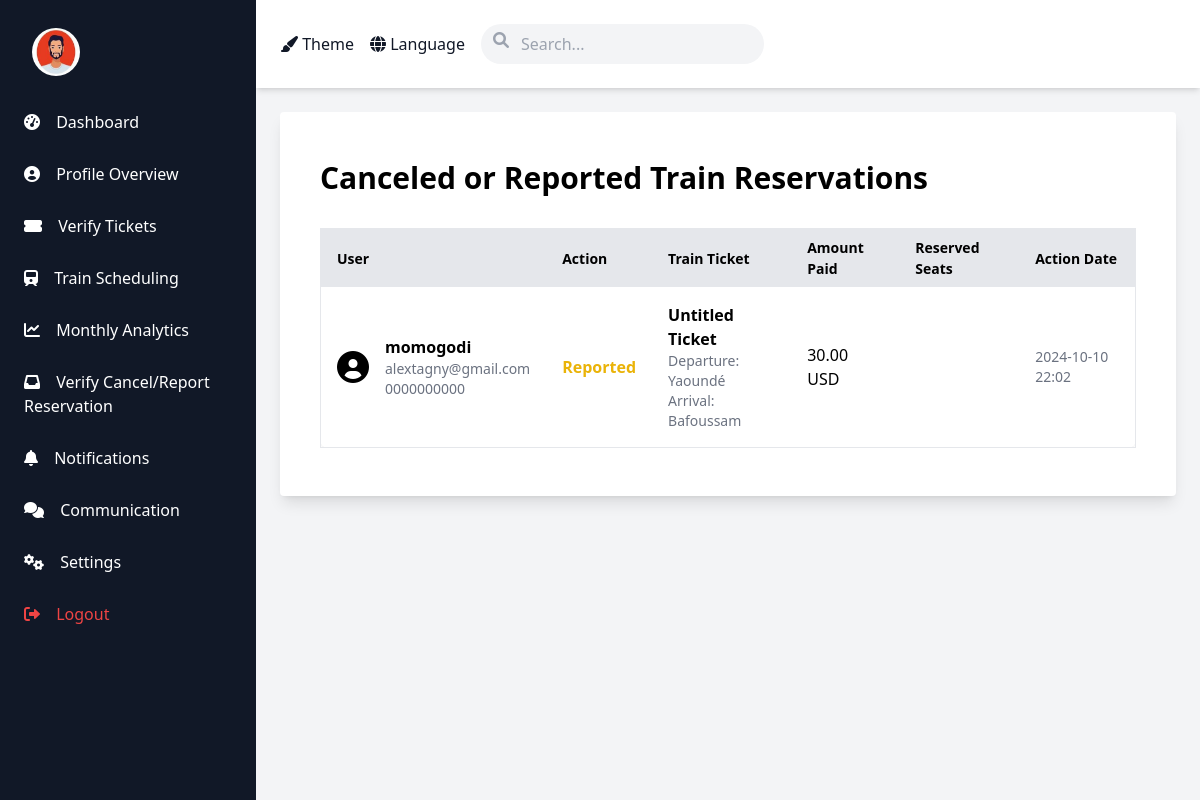
/employer/canceled-reported/, run on the app's committed database.
### booking/models.py (models this page shows, shortened)
class TicketHistory(models.Model):
    ACTION_CHOICES = [
        ('canceled', 'Canceled'),
        ('reported', 'Reported')
    ]
    ticket = models.ForeignKey(TicketBought, on_delete=models.CASCADE, related_name='history')
    user = models.ForeignKey(CustomUser, on_delete=models.CASCADE)
    action = models.CharField(max_length=10, choices=ACTION_CHOICES)
    unique_code = models.CharField(max_length=12, unique=True)
    action_date = models.DateTimeField(default=timezone.now)

class CustomUser(AbstractUser):
    ROLE_CHOICES = (
        ('admin', 'Admin'),
        ('employer', 'Employer'),
        ('passenger', 'Passenger'),
        ('maintenance', 'Maintenance'),
    )
    role = models.CharField(max_length=30, choices=ROLE_CHOICES, default='passenger')
    profile_picture = models.ImageField(upload_to='profile_pictures/', blank=True, null=True)
    phone = models.CharField(max_length=15, default='0000000000')  # Provide a default value
    address = models.TextField(null=True, blank=True)  # Temporarily allow null

class TicketBought(models.Model):
    user = models.ForeignKey(CustomUser, on_delete=models.CASCADE)
    ticket = models.ForeignKey(Ticket, on_delete=models.CASCADE)
    amount_paid = models.DecimalField(max_digits=10, decimal_places=2)
    status = models.CharField(max_length=10, choices=[('paid', 'Paid'), ('reserved', 'Reserved')])
    date = models.DateTimeField(auto_now_add=True)
    reserved_places = models.JSONField(default=list)  # New field to track reserved places

class Ticket(models.Model):
    TOWN_CHOICES = [
        ('Yaoundé', 'Yaoundé'),
        ('Bafoussam', 'Bafoussam'),
        ('Ngaoundéré', 'Ngaoundéré'),
        ('Douala', 'Douala'),
        ('Bamenda', 'Bamenda'),
        ('Garoua', 'Garoua'),
    ]
    CLASSIFICATION_CHOICES = [
        ('Standard', 'Standard'),
        ('Premium', 'Premium'),
        ('VIP', 'VIP'),
    ]
    hour = models.TimeField()
    departure = models.CharField(max_length=255, choices=TOWN_CHOICES)
    arrival = models.CharField(max_length=255, choices=TOWN_CHOICES)
    classification = models.CharField(max_length=20, choices=CLASSIFICATION_CHOICES)
    price = models.DecimalField(max_digits=10, decimal_places=2)
    railway_name = models.CharField(max_length=255, default='E-railway Railway')
    title = models.CharField(max_length=100, default='Untitled Ticket')  # Default value

### booking/views.py (the view)
# urls.py: path('employer/canceled-reported/', views.canceled_reported_reservations, name='canceled_reported_reservations'),
def canceled_reported_reservations(request):
    ticket_history = TicketHistory.objects.filter(action__in=['canceled', 'reported']).select_related('ticket', 'user')
    context = {
        'ticket_history': ticket_history,
    }
    return render(request, 'panel/employer/cancel/canceled_reported_reservations.html', context)

### booking/templates/panel/employer/cancel/canceled_reported_reservations.html (shortened to what this page needs)
{% extends 'panel/base/base_employer.html' %}
{% load static %}
{% block content %}
<div class="container mx-auto px-4 py-6">
    <h1 class="text-3xl font-bold mb-8">Canceled or Reported Train Reservations</h1>
    {% if ticket_history %}
    <div class="overflow-x-auto">
        <table class="min-w-full bg-white border border-gray-200 shadow-sm rounded-lg">
            <thead>
                <tr class="bg-gray-200 text-left text-sm leading-normal">
                    <th class="py-2 px-4">User</th>
                    <th class="py-2 px-4">Action</th>
                    <th class="py-2 px-4">Train Ticket</th>
                    <th class="py-2 px-4">Amount Paid</th>
                    <th class="py-2 px-4">Reserved Seats</th>
                    <th class="py-2 px-4">Action Date</th>
                </tr>
            </thead>
            <tbody>
                {% for history in ticket_history %}
                <tr class="hover:bg-gray-100 transition duration-150">
                    <td class="py-4 px-4">
                        <div class="flex items-center">
                            {% if history.user.profile_picture %}
                            <img src="{{ history.user.profile_picture.url }}" alt="{{ history.user.username }}'s Profile Picture"
                                class="h-10 w-10 rounded-full mr-4 object-cover">
                            {% else %}
                            <i class="fas fa-user-circle fa-2x mr-4"></i>
                            {% endif %}
                            <div>
                                <p class="font-bold">{{ history.user.username }}</p>
                                <p class="text-sm text-gray-500">{{ history.user.email }}</p>
                                <p class="text-sm text-gray-500">{{ history.user.phone }}</p>
                            </div>
                        </div>
                    </td>
                    <td class="py-4 px-4">
                        {% if history.action == 'canceled' %}
                        <span class="text-red-500 font-bold capitalize">
                            {{ history.get_action_display }}
                        </span>
                        {% else %}
                        <span class="text-yellow-500 font-bold capitalize">
                            {{ history.get_action_display }}
                        </span>
                        {% endif %}
                    </td>
                    <td class="py-4 px-4">
                        <p class="font-bold">{{ history.ticket.ticket.title }}</p>
                        <p class="text-sm text-gray-500">Departure: {{ history.ticket.ticket.departure }}</p>
                        <p class="text-sm text-gray-500">Arrival: {{ history.ticket.ticket.arrival }}</p>
                    </td>
                    <td class="py-4 px-4">
                        {{ history.ticket.amount_paid }} USD
                    </td>
                    <td class="py-4 px-4">
                    </td>
                    <td class="py-4 px-4">
                        <p class="text-sm text-gray-500">{{ history.action_date|date:"Y-m-d H:i" }}</p>
                    </td>
                </tr>
                {% empty %}
                <tr>
                    <td colspan="6" class="text-center py-6 text-gray-500">No canceled or reported reservations.</td>
                </tr>
                {% endfor %}
            </tbody>
        </table>
    </div>
    {% else %}
    <p class="text-gray-500">No canceled or reported reservations found.</p>
    {% endif %}
</div>
{% endblock %}

### data on the page
TicketHistory: user.username "momogodi", user.email "alextagny@gmail.com", user.phone "0000000000", action "Reported", ticket.ticket "Untitled Ticket", ticket.ticket.departure "Yaoundé", ticket.ticket.arrival "Bafoussam", ticket.amount_paid "30.00", action_date "2024-10-10 22:02"
